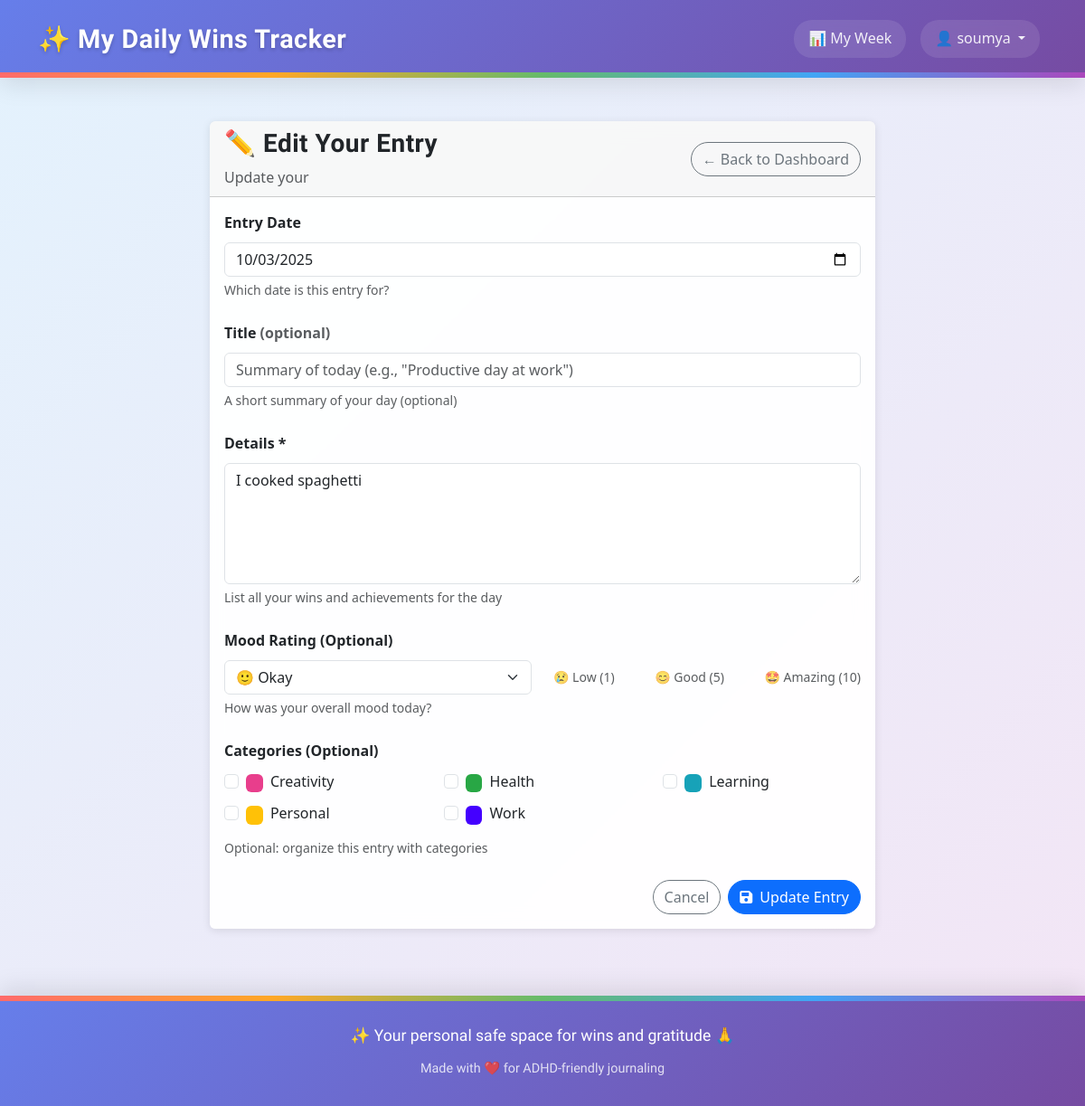
The page /entries/10/edit/ (signed in) on the database its author committed.
### tracker/models.py (models this page shows, shortened)
class Entry(models.Model):
    class MoodChoice(models.IntegerChoices):
        TERRIBLE = 1, '😰 Terrible'
        BAD = 2, '😞 Bad'
        MEH = 3, '😐 Meh'
        OKAY = 4, '🙂 Okay'
        GOOD = 5, '😊 Good'
        GREAT = 6, '😄 Great'
        AMAZING = 7, '🤩 Amazing'
        FANTASTIC = 8, '🥳 Fantastic'
        INCREDIBLE = 9, '✨ Incredible'
        PERFECT = 10, '🌟 Perfect'
    user = models.ForeignKey(User, on_delete=models.CASCADE, related_name='entries')
    entry_date = models.DateField(help_text="The date this entry is for", null=True, blank=True)
    title = models.CharField(max_length=200, blank=True, help_text="Short title for your daily win")
    content = models.TextField(blank=True, help_text="Details about your daily wins")
    mood_rating = models.IntegerField(
        choices=MoodChoice.choices,
        null=True,
        blank=True,
        help_text="How was your mood today?"
    )
    gratitude_text = models.TextField(
        blank=True,
        help_text="Today I was grateful for..."
    )
    date_created = models.DateTimeField(auto_now_add=True)
    date_modified = models.DateTimeField(auto_now=True)
    is_private = models.BooleanField(default=True)
    categories = models.ManyToManyField(
        Category,
        blank=True,
        related_name='entries',
        help_text="Optional categories for this entry"
    )
    class Meta:
        verbose_name_plural = "Entries"
        ordering = ['-entry_date', '-date_created']
        constraints = [
            UniqueConstraint(
                fields=['user', 'entry_date'],
                name='unique_entry_per_user_per_day',
                violation_error_message='You can only have one entry per day.'
            ),
            models.CheckConstraint(
                name='mood_rating_valid_choice',
                check=models.Q(mood_rating__isnull=True) | models.Q(mood_rating__in=[1,2,3,4,5,6,7,8,9,10]),
                violation_error_message='Mood rating must be between 1 and 10.',
            )
        ]
        indexes = [
            models.Index(fields=['user', '-entry_date']),
            models.Index(fields=['user', 'entry_date']),  # For specific day lookups
            models.Index(fields=['mood_rating']),
        ]

class Category(models.Model):
    user = models.ForeignKey(User, on_delete=models.CASCADE, related_name='categories')
    name = models.CharField(max_length=100)
    color = models.CharField(
        max_length=7,
        default='#007bff',
        validators=[
            RegexValidator(
                regex='^#[0-9A-Fa-f]{6}$',
                message='Color must be a valid hex code (e.g., #007bff)'
            )
        ]
    )
    description = models.TextField(blank=True)
    date_created = models.DateTimeField(auto_now_add=True)
    class Meta:
        verbose_name_plural = "Categories"
        ordering = ['name']
        constraints = [
            UniqueConstraint(
                Lower('name'), 'user',
                name='unique_category_name_per_user',
                violation_error_message='You already have a category with this name (case-insensitive).'
            )
        ]
        indexes = [
            models.Index(fields=['user', 'name']),
            Index(Lower('name'), name='idx_category_lower_name'),  # Functional index for case-insensitive lookups
        ]

### tracker/views.py (the view)
# urls.py: path("entries/<int:pk>/edit/", views.entry_edit, name="entry_edit"),
@login_required
def entry_edit(request, pk):
    entry = get_object_or_404(Entry, pk=pk, user=request.user)
    if request.method == 'POST':
        form = EntryForm(request.POST, instance=entry, user=request.user)
        if form.is_valid():
            entry = form.save()
            messages.success(request, '✅ Your entry has been updated!')
            return redirect('entry_detail', pk=entry.pk)
    else:
        form = EntryForm(instance=entry, user=request.user)
    context = {
        'form': form,
        'entry': entry,
        'entry_type': 'win',  # Default for display, since entry_type field no longer exists
        'is_editing': True,
    }
    return render(request, 'tracker/entry_form.html', context)

### templates/tracker/entry_form.html (shortened to what this page needs)
{% extends "base.html" %}
{% load widget_tweaks %}
{% block content %}
<div class="row justify-content-center">
    <div class="col-lg-8">
        <div class="card">
            <div class="card-header">
                <div class="d-flex justify-content-between align-items-center">
                    <div>
                        {% if is_editing %}
                            <h3>✏️ Edit Your Entry</h3>
                            <p class="mb-0 text-muted">Update your {{ entry.get_entry_type_display|lower }}</p>
                        {% endif %}
                    </div>
                    <div>
                        <a href="{% url 'dashboard' %}" class="btn btn-outline-secondary">
                            ← Back to Dashboard
                        </a>
                    </div>
                </div>
            </div>
            <div class="card-body">
                <form method="post" novalidate>
                    <div class="mb-4">
                        <label for="{{ form.entry_date.id_for_label }}" class="form-label fw-bold">
                            Entry Date
                        </label>
                        {{ form.entry_date }}
                        {% if form.entry_date.help_text %}
                            <div class="form-text">{{ form.entry_date.help_text }}</div>
                        {% endif %}
                    </div>
                    <div class="mb-4">
                        <label for="{{ form.title.id_for_label }}" class="form-label fw-bold">
                            Title <span class="text-muted">(optional)</span>
                        </label>
                        {{ form.title }}
                        {% if form.title.help_text %}
                            <div class="form-text">{{ form.title.help_text }}</div>
                        {% endif %}
                    </div>
                    <div class="mb-4">
                        <label for="{{ form.content.id_for_label }}" class="form-label fw-bold">
                            Details *
                        </label>
                        {{ form.content }}
                        {% if form.content.help_text %}
                            <div class="form-text">{{ form.content.help_text }}</div>
                        {% endif %}
                    </div>
                    <div class="mb-4">
                        <label for="{{ form.mood_rating.id_for_label }}" class="form-label fw-bold">
                            Mood Rating (Optional)
                        </label>
                        <div class="row align-items-center">
                            <div class="col-md-6">
                                {{ form.mood_rating }}
                            </div>
                            <div class="col-md-6">
                                <div class="d-flex justify-content-between small text-muted">
                                    <span>😢 Low (1)</span>
                                    <span>😊 Good (5)</span>
                                    <span>🤩 Amazing (10)</span>
                                </div>
                            </div>
                        </div>
                        {% if form.mood_rating.help_text %}
                            <div class="form-text">{{ form.mood_rating.help_text }}</div>
                        {% endif %}
                    </div>
                    {% if form.categories.field.queryset %}
                        <div class="mb-4">
                            <label class="form-label fw-bold">Categories (Optional)</label>
                            <div class="row">
                                {% for category in form.categories.field.queryset %}
                                    <div class="col-md-6 col-lg-4 mb-2">
                                        <div class="form-check">
                                            <input class="form-check-input" type="checkbox"
                                                   name="categories"
                                                   value="{{ category.pk }}"
                                                   id="category_{{ category.pk }}"
                                                   {% if category in form.categories.value %}checked{% endif %}>
                                            <label class="form-check-label" for="category_{{ category.pk }}">
                                                <span class="badge me-1" style="background-color: {{ category.color }};">&nbsp;</span>
                                                {{ category.name }}
                                            </label>
                                        </div>
                                    </div>
                                {% endfor %}
                            </div>
                            {% if form.categories.help_text %}
                                <div class="form-text">{{ form.categories.help_text }}</div>
                            {% endif %}
                        </div>
                    {% endif %}
                    <div class="d-grid gap-2 d-md-flex justify-content-md-end">
                        <a href="{% if is_editing %}{% url 'entry_detail' entry.pk %}{% else %}{% url 'dashboard' %}{% endif %}"
                           class="btn btn-outline-secondary">
                            Cancel
                        </a>
                        <button type="submit" class="btn btn-primary">
                            {% if is_editing %}
                                <i class="fas fa-save me-2"></i>Update Entry
                            {% else %}
                                <i class="fas fa-save me-2"></i>Save Entry
                            {% endif %}
                        </button>
                    </div>
                </form>
            </div>
        </div>
    </div>
</div>
{% endblock %}

### templates/base.html (shortened to what this page needs)
{% load widget_tweaks %}
<!doctype html>
<html lang="en">
<head>
    <link href="https://cdn.jsdelivr.net/npm/bootstrap@5.3.0/dist/css/bootstrap.min.css" rel="stylesheet">
    <link rel="stylesheet" href="https://cdnjs.cloudflare.com/ajax/libs/font-awesome/6.0.0/css/all.min.css">
</head>
<body class="{% if request.resolver_match.url_name == 'home' %}homepage{% else %}app-page{% endif %}">
    <nav class="navbar navbar-expand-lg navbar-dark custom-navbar">
        <div class="container">
            <a class="navbar-brand" href="{% url 'home' %}">
                ✨ My Daily Wins Tracker
            </a>
            <div class="collapse navbar-collapse" id="navbarNav">
                <ul class="navbar-nav ms-auto">
                    {% if user.is_authenticated %}
                        <li class="nav-item">
                            <a class="nav-link" href="{% url 'weekly_dashboard' %}">
                                📊 My Week
                            </a>
                        </li>
                        <li class="nav-item dropdown">
                            <a class="nav-link dropdown-toggle" href="#" id="navbarDropdown" role="button" data-bs-toggle="dropdown">
                                👤 {{ user.username }}
                            </a>
                        </li>
                    {% endif %}
                </ul>
            </div>
        </div>
    </nav>
    <div class="container mt-5 flex-grow-1">
        {% block content %}{% endblock %}
    </div>
    <footer style="
        background: linear-gradient(135deg, #667eea 0%, #764ba2 100%);
        color: white;
        text-align: center;
        padding: 30px 0;
        margin-top: 50px;
        box-shadow: 0 -8px 25px rgba(0,0,0,0.1);
        position: relative;
    ">
        <div style="
            position: absolute;
            top: 0;
            left: 0;
            right: 0;
            height: 6px;
            background: linear-gradient(90deg, #ff6b6b, #ffa726, #66bb6a, #42a5f5, #ab47bc);
        "></div>
        <div class="container">
            <p style="margin: 0; font-size: 1.1rem; font-weight: 500; font-family: 'Comfortaa', cursive;">✨ Your personal safe space for wins and gratitude 🙏</p>
            <p style="margin: 10px 0 0 0; opacity: 0.8; font-size: 0.9rem; font-family: 'Comfortaa', cursive;">Made with ❤️ for ADHD-friendly journaling</p>
        </div>
    </footer>
</body>
</html>

### templates/base.html (style rules this page uses)
body { font-family: 'Segoe UI', Tahoma, Geneva, Verdana, sans-serif; line-height: 1.6; min-height: 100vh; display: flex; flex-direction: column; }
body.app-page { background: linear-gradient(135deg, #e3f2fd 0%, #f3e5f5 25%, #e8f5e8 50%, #fff3e0 75%, #e3f2fd 100%); background-size: 400% 400%; animation: gradientShift 25s ease infinite; }
.card { background: rgba(255, 255, 255, 0.95); backdrop-filter: blur(10px); border: 1px solid rgba(255, 255, 255, 0.2); box-shadow: 0 8px 32px rgba(0, 0, 0, 0.15); }
h1, h2, h3, h4, h5, h6, .h1, .h2, .h3, .h4, .h5, .h6 { font-family: 'Comfortaa', cursive; font-weight: 600; letter-spacing: 0.5px; }
.navbar-brand { font-weight: bold; font-size: 1.5rem; }
.card { border: none; box-shadow: 0 2px 10px rgba(0,0,0,0.1); margin-bottom: 1.5rem; }
.btn { border-radius: 25px; font-weight: 500; }
.custom-navbar { background: linear-gradient(135deg, #667eea 0%, #764ba2 100%) !important; box-shadow: 0 8px 25px rgba(0,0,0,0.1); margin-bottom: 0; padding: 15px 0; position: relative; }
.custom-navbar::after { content: ''; position: absolute; bottom: 0; left: 0; right: 0; height: 6px; background: linear-gradient(90deg, #ff6b6b, #ffa726, #66bb6a, #42a5f5, #ab47bc); }
.navbar-brand { font-family: 'Comfortaa', cursive; font-weight: 700; font-size: 1.8rem; color: white !important; text-shadow: 0 2px 4px rgba(0,0,0,0.2); transition: all 0.3s ease; letter-spacing: 0.5px; }
.navbar-nav .nav-link { color: rgba(255,255,255,0.9) !important; font-weight: 500; margin: 0 8px; padding: 8px 16px !important; border-radius: 20px; transition: all 0.3s ease; background: rgba(255,255,255,0.1); backdrop-filter: blur(10px); }

### rows shown on the page
Entry: entry_date "10/03/2025", content "I cooked spaghetti", mood_rating "🙂 Okay"
Category: name "Creativity"
Category: name "Health"
Category: name "Learning"
Category: name "Personal"
Category: name "Work"

### other values the page prints
{{ user.username }} "soumya"
